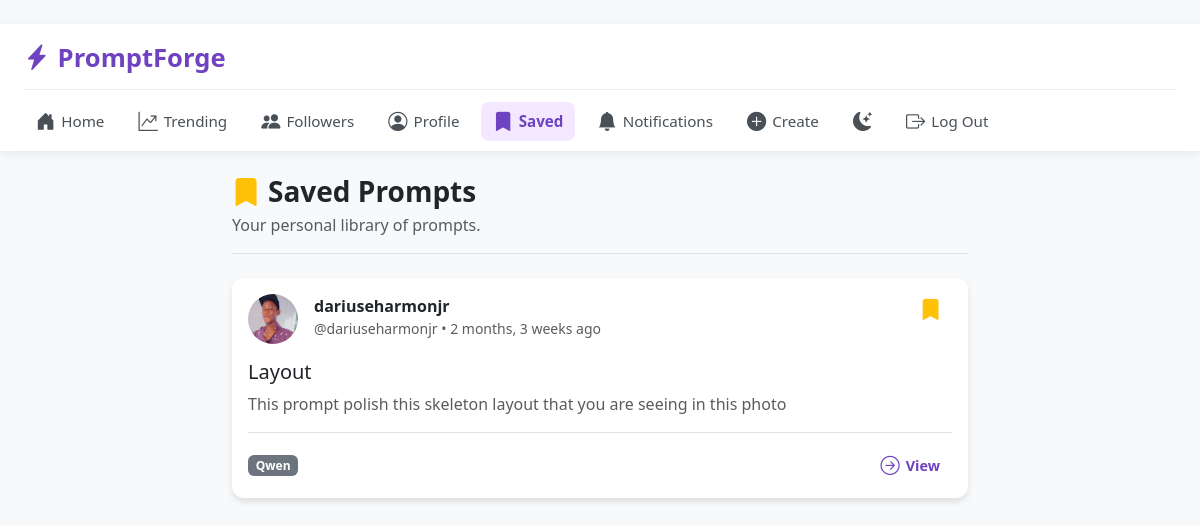
The page /saved/ (signed in) on the database its author committed.
### workflows/models.py (models this page shows, shortened)
class Bookmark(models.Model):
    user = models.ForeignKey(User, on_delete=models.CASCADE, related_name='bookmarks')
    workflow = models.ForeignKey(Workflow, on_delete=models.CASCADE, related_name='bookmarks')
    created_at = models.DateTimeField(auto_now_add=True)
    class Meta:
        unique_together = ('user', 'workflow')

class Workflow(models.Model):
    AI_MODELS = (
        ('ChatGPT', 'ChatGPT'), ('Midjourney', 'Midjourney'), ('Claude', 'Claude'),
        ('Gemini', 'Gemini'), ('Grok', 'Grok'), ('Kimi', 'Kimi'), ('Qwen', 'Qwen'), ('Other', 'Other')
    )
    author = models.ForeignKey(User, on_delete=models.CASCADE, related_name='workflows')
    title = models.CharField(max_length=250)
    description = models.TextField(help_text="Describe the prompt output")
    prompt_text = models.TextField(help_text="The actual prompt text")
    ai_model = models.CharField(max_length=60, choices=AI_MODELS)
    output_image = models.ImageField(upload_to='outputs/', blank=True, null=True)
    output_video = models.FileField(upload_to='outputs/videos/', blank=True, null=True)
    created_at = models.DateTimeField(auto_now_add=True)
    updated_at = models.DateTimeField(auto_now=True)
    class Meta:
        ordering = ['-created_at']

class Profile(models.Model):
    user = models.OneToOneField(User, on_delete=models.CASCADE, related_name='profile')
    bio = models.TextField(max_length=500, blank=True, help_text="Tell us about yourself!")
    profile_picture = models.ImageField(upload_to='avatars/', blank=True, null=True)
    date_of_birth = models.DateField()

### workflows/views.py (the view)
# urls.py: path('saved/', views.saved_view, name='saved'),
@login_required
def saved_view(request):
    bookmarks = Bookmark.objects.filter(user=request.user).select_related('workflow', 'workflow__author', 'workflow__author__profile')
    return render(request, 'workflows/saved.html', {'bookmarks': bookmarks})

### workflows/context_processors.py (called while the page is built)
def unread_notifications(request):
    if request.user.is_authenticated:
        return {'unread_notifications_count': request.user.notifications.filter(is_read=False).count()}
    return {'unread_notifications_count': 0}

### workflows/templates/workflows/saved.html (shortened to what this page needs)
﻿{% extends 'workflows/base.html' %}
{% block content %}
<div class="row justify-content-center">
    <div class="col-md-8">
        <div class="d-flex justify-content-between align-items-center mb-4 pb-3 border-bottom">
            <div>
                <h1 class="h3 fw-bold mb-1"><i class="bi bi-bookmark-fill me-2 text-warning"></i>Saved Prompts</h1>
                <p class="text-muted mb-0">Your personal library of prompts.</p>
            </div>
        </div>
        {% for bookmark in bookmarks %}
        {% with workflow=bookmark.workflow %}
        <div class="card mb-3">
            <div class="card-body">
                <div class="d-flex justify-content-between align-items-start mb-3">
                    <div class="d-flex">
                        <div class="me-3">
                            {% if workflow.author.profile.profile_picture %}
                                <img src="{{ workflow.author.profile.profile_picture.url }}" class="rounded-circle" style="width: 50px; height: 50px; object-fit: cover;">
                            {% else %}
                                <div class="bg-secondary rounded-circle d-flex align-items-center justify-content-center text-white" style="width: 50px; height: 50px;">{{ workflow.author.username|first|upper }}</div>
                            {% endif %}
                        </div>
                        <div>
                            <div class="fw-bold">{{ workflow.author.get_full_name|default:workflow.author.username }}</div>
                            <div class="text-muted small">@{{ workflow.author.username }} &bull; {{ workflow.created_at|timesince }} ago</div>
                        </div>
                    </div>
                    <form action="{% url 'toggle_bookmark' workflow.pk %}" method="POST" class="bookmark-form d-inline m-0">
                        <button type="submit" class="action-btn bookmark-btn active" title="Remove from saved">
                            <i class="bi bi-bookmark-fill"></i>
                        </button>
                    </form>
                </div>
                <h5 class="card-title mb-2">
                    <a href="{% url 'detail' workflow.pk %}" class="text-decoration-none text-dark">
                        {{ workflow.title }}
                    </a>
                </h5>
                <p class="card-text text-muted">{{ workflow.description|truncatewords:30 }}</p>
                <div class="d-flex justify-content-between align-items-center border-top pt-3">
                    <span class="badge bg-secondary">{{ workflow.ai_model }}</span>
                    <a href="{% url 'detail' workflow.pk %}" class="action-btn text-decoration-none" style="color: #6f42c1; font-weight: 600;">
                        <i class="bi bi-arrow-right-circle"></i>
                        <span>View</span>
                    </a>
                </div>
            </div>
        </div>
        {% endwith %}
        {% empty %}
            <div class="text-center text-muted py-5">
                <div style="font-size: 3rem; margin-bottom: 15px;"><i class="bi bi-bookmark"></i></div>
                <h4 class="fw-bold">No saved prompts yet.</h4>
                <p class="mb-0">Click the bookmark icon on any prompt to save it here for later!</p>
            </div>
        {% endfor %}
    </div>
</div>
{% endblock %}

### workflows/templates/workflows/base.html (style rules this page uses)
body { background-color: #f8f9fa; transition: background-color 0.3s ease, color 0.3s ease; }
.card { box-shadow: 0 4px 6px rgba(0,0,0,0.1); border: none; border-radius: 12px; transition: background-color 0.3s ease; }
.action-btn { background: transparent; border: none; color: #6c757d; font-size: 0.9rem; font-weight: 500; padding: 6px 12px; border-radius: 20px; transition: all 0.2s ease; display: inline-flex; align-items: center; gap: 6px; cursor: pointer; }
.action-btn i { font-size: 1.2rem; transition: transform 0.2s ease; }
.action-btn.bookmark-btn.active { color: #ffc107; }
.action-btn.bookmark-btn.active i { transform: scale(1.1); }

### rows shown on the page
Bookmark: workflow.author.profile.profile_picture (picture), workflow.author.get_full_name "dariuseharmonjr", workflow.author.username "dariuseharmonjr", workflow.created_at "2 months, 3 weeks", workflow "Layout", workflow.description "This prompt polish this skeleton layout that you are seeing in this photo", workflow.ai_model "Qwen"
